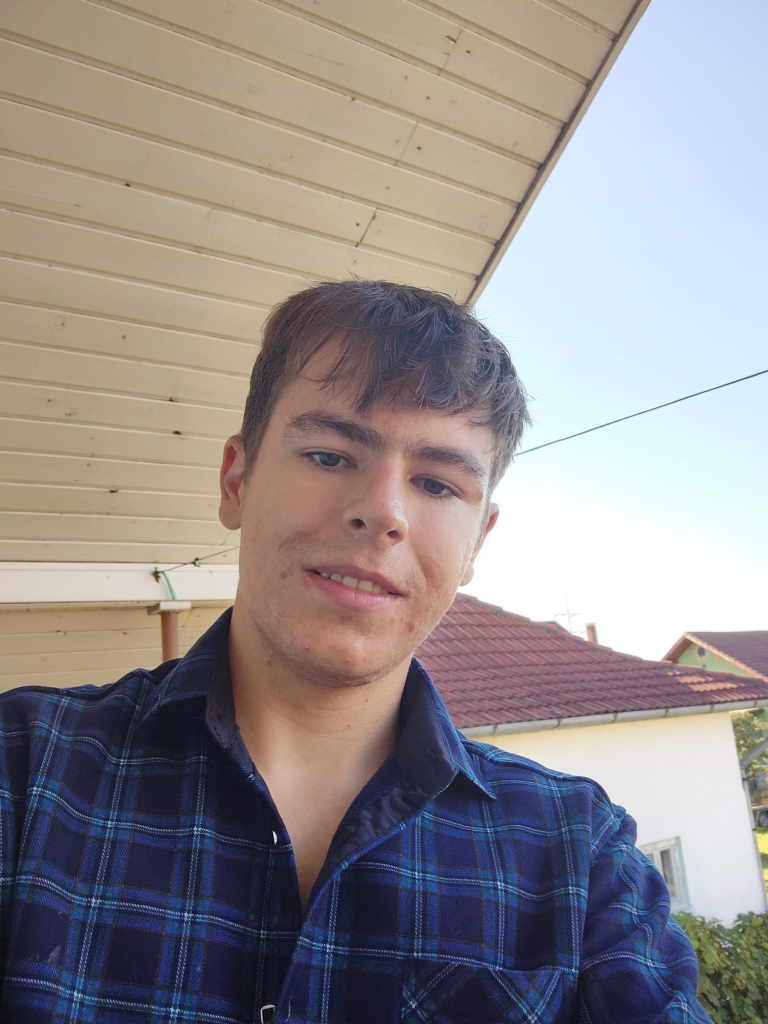
//> input picture faces/Me/face1.jpg, 1536 x 2048 px, given in place of the camera (shown at 1/2 size)
$ ./Trial   (built with g++ and OpenCV 4)
//> lines starting //> are read from the running program, lines starting //| are printed output that depends on the picture
//> further down, frame is the input picture: 2048 rows x 1536 cols, CV_8UC3; mean B, G, R 142.5, 141.5, 148.1
#include <opencv2/opencv.hpp>
#include <opencv2/objdetect.hpp>
#include <opencv2/highgui.hpp>
#include <opencv2/imgproc.hpp>
#include <opencv2/face.hpp>
#include <iostream>
#include <filesystem>
#include <opencv2/core/types_c.h>
using namespace cv;
using namespace cv::face;

Ptr<LBPHFaceRecognizer> model;
std::vector<std::string> names;

void detectAndRecognizeFace(Mat& img, CascadeClassifier cascade, CascadeClassifier nestedCascade, double scale) {
//> called with scale = 1
	//TODO: draw circle around face
	std::vector<Rect> faces;
	Mat gray, smallImg;
	double fx = 1 / scale;
	Scalar color = Scalar(255, 0, 0);
	double aspect_ratio;
	Point center;
	int radius;


	//recolor and resize the image, use histograms for future analysis
	cvtColor(img, gray, COLOR_BGR2GRAY);
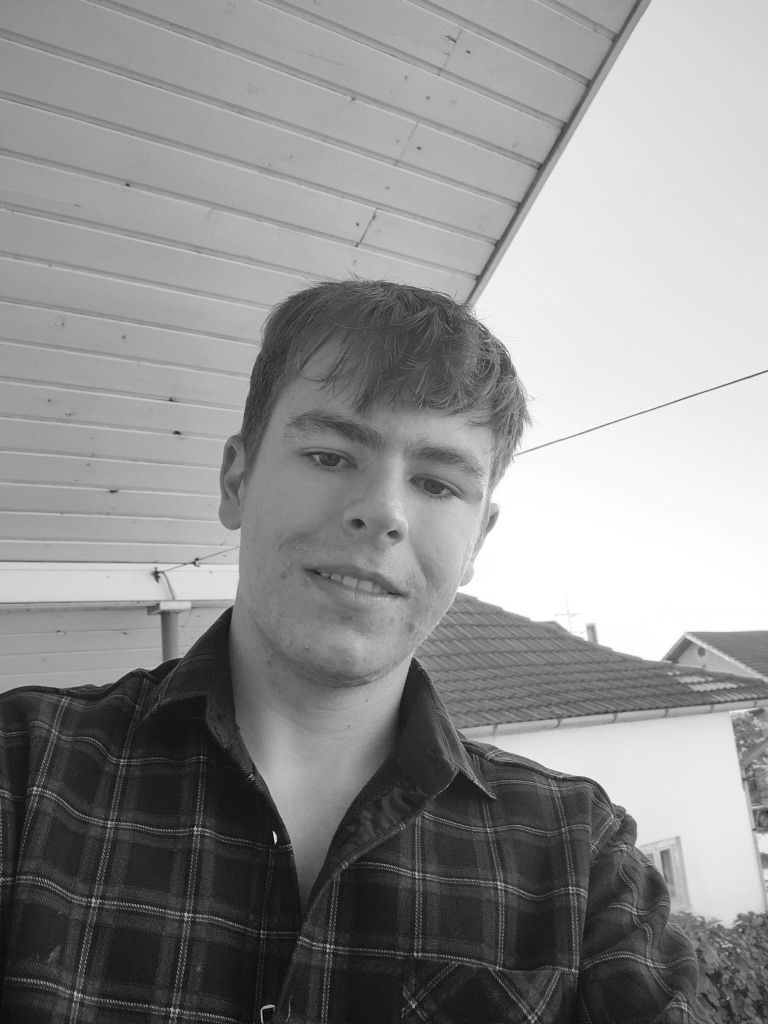
//> gray: 2048 rows x 1536 cols, CV_8UC1 (shown at 1/2 size); min 0, max 255, mean 143.6
	resize(gray, smallImg, Size(), fx, fx);
	equalizeHist(smallImg, smallImg);
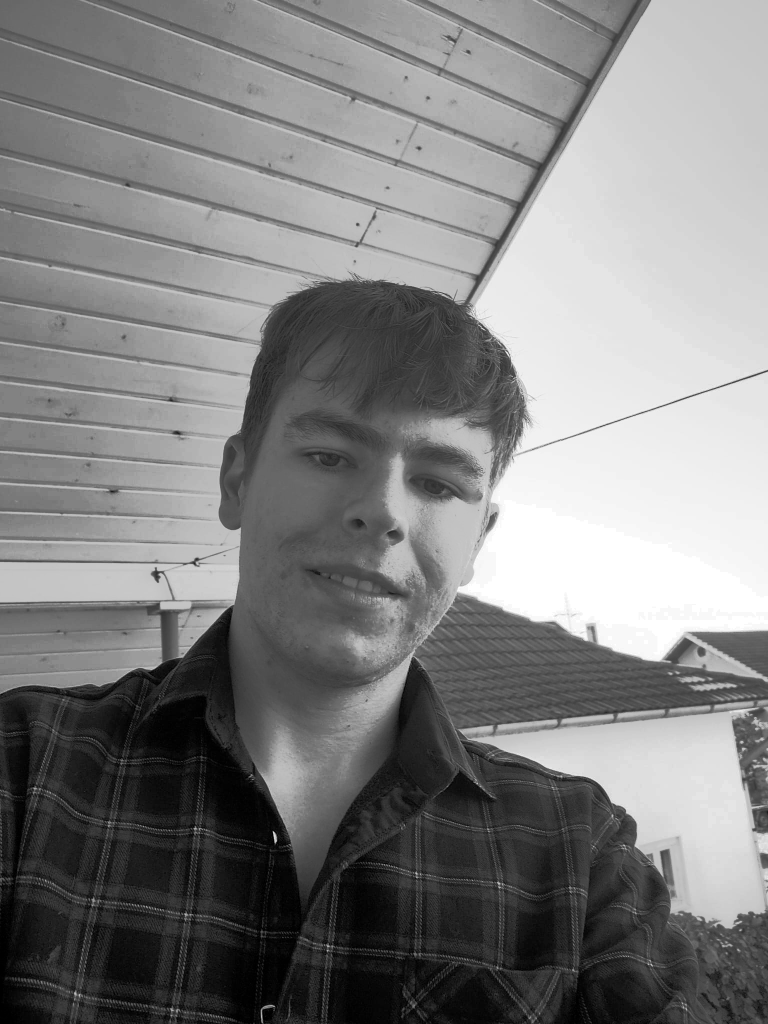
//> smallImg: 2048 rows x 1536 cols, CV_8UC1 (shown at 1/2 size); min 0, max 255, mean 128.3
	cascade.detectMultiScale(smallImg, faces, 1.1, 3, 0, Size(15, 15));
//> faces = 1 Rect (x, y, width, height): [475, 699, 611, 611]
	//Draw circles around face:
	for (size_t i = 0;i < faces.size();i++) {
		Rect r = faces[i];
		Mat smallImgROI;
		std::vector<Rect> nestedObjects;
		nestedCascade.detectMultiScale(img, nestedObjects, 1.1, 3, 0, Size(15, 15));
		//get the matrix with the face.
		Mat faceROI = smallImg(r);
		int predictLabel = -1;
		double confidence;
		String name = "Unknown";
		aspect_ratio = r.width / r.height;
//> (the run ends here: the program crashes, at `model->predict(faceROI, predictLabel, confidence);`)

$ run again, on faces/Me/face10.jpg
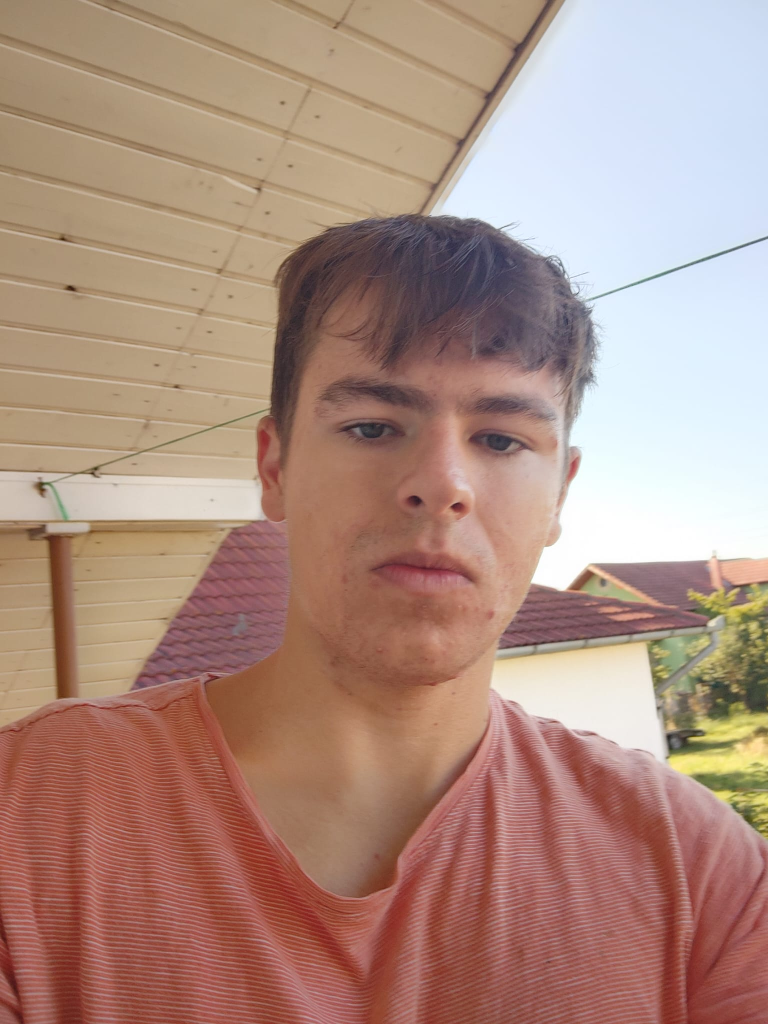
//> input picture faces/Me/face10.jpg, 1536 x 2048 px, given in place of the camera (shown at 1/2 size)
//> frame is the input picture: 2048 rows x 1536 cols, CV_8UC3; mean B, G, R 128.7, 141.6, 173.6
//> in detectAndRecognizeFace, `equalizeHist(smallImg, smallImg);`:
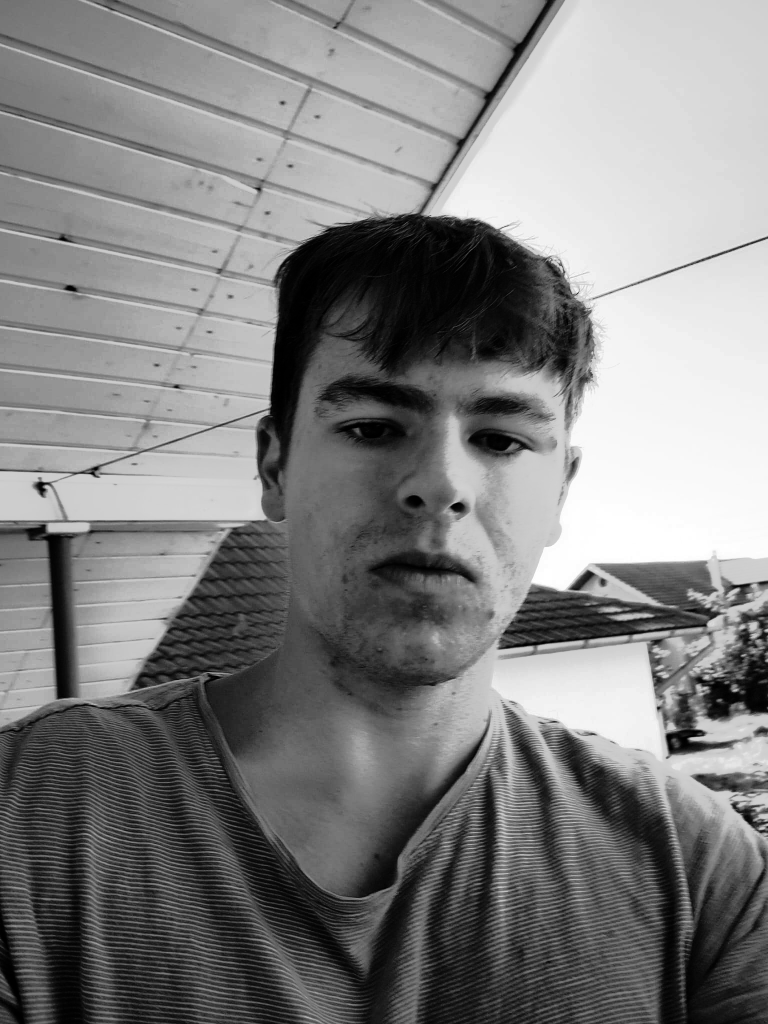
//> smallImg: 2048 rows x 1536 cols, CV_8UC1 (shown at 1/2 size); min 0, max 255, mean 128.5
//> faces = 1 Rect (x, y, width, height): [529, 599, 689, 689]

$ run again, on faces/Me/face11.jpg
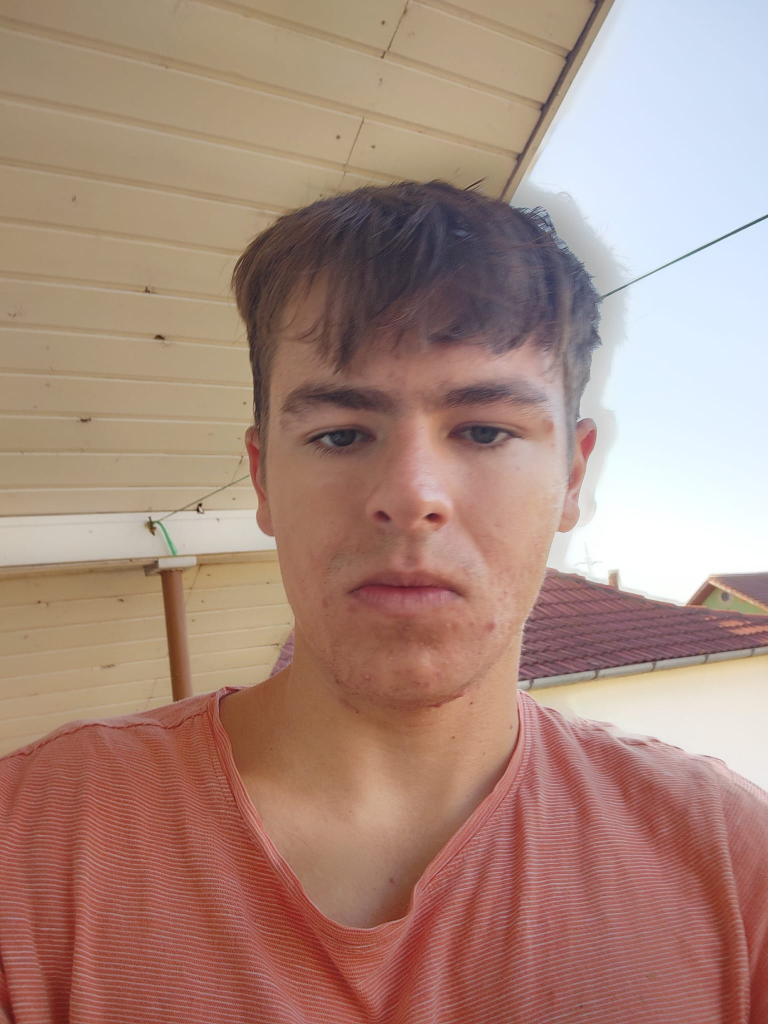
//> input picture faces/Me/face11.jpg, 1536 x 2048 px, given in place of the camera (shown at 1/2 size)
//> frame is the input picture: 2048 rows x 1536 cols, CV_8UC3; mean B, G, R 125.3, 137.7, 169.3
//> in detectAndRecognizeFace, `equalizeHist(smallImg, smallImg);`:
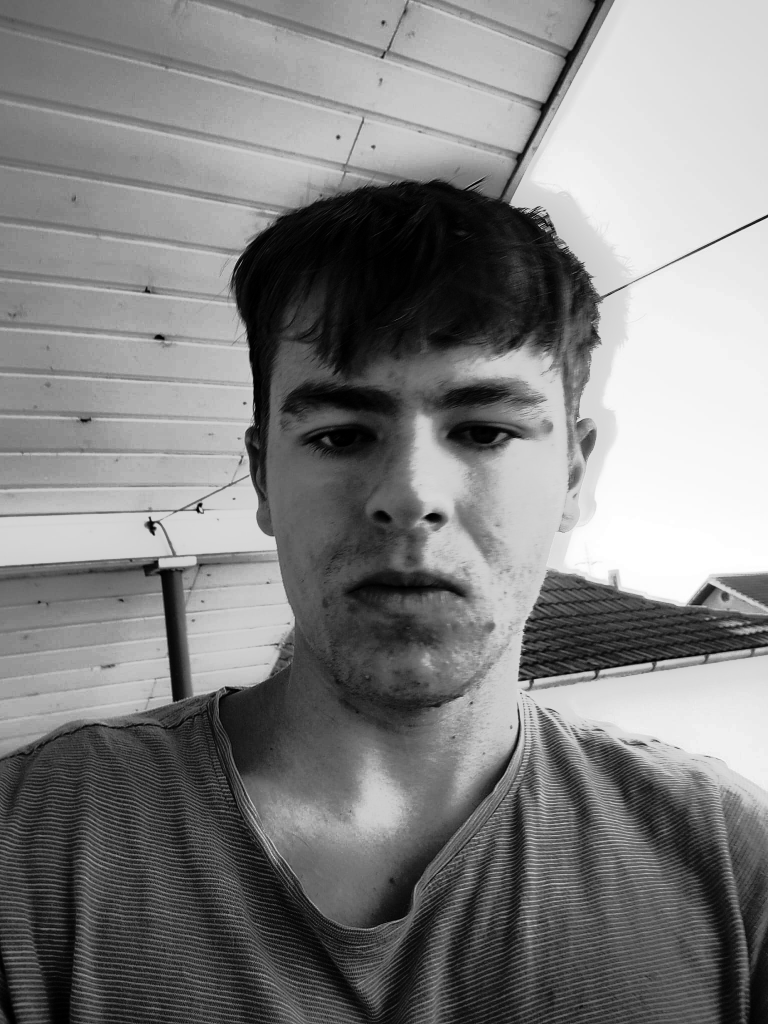
//> smallImg: 2048 rows x 1536 cols, CV_8UC1 (shown at 1/2 size); min 0, max 255, mean 128.5
//> faces = 1 Rect (x, y, width, height): [461, 571, 756, 756]

$ run again, on faces/Me/face12.jpg
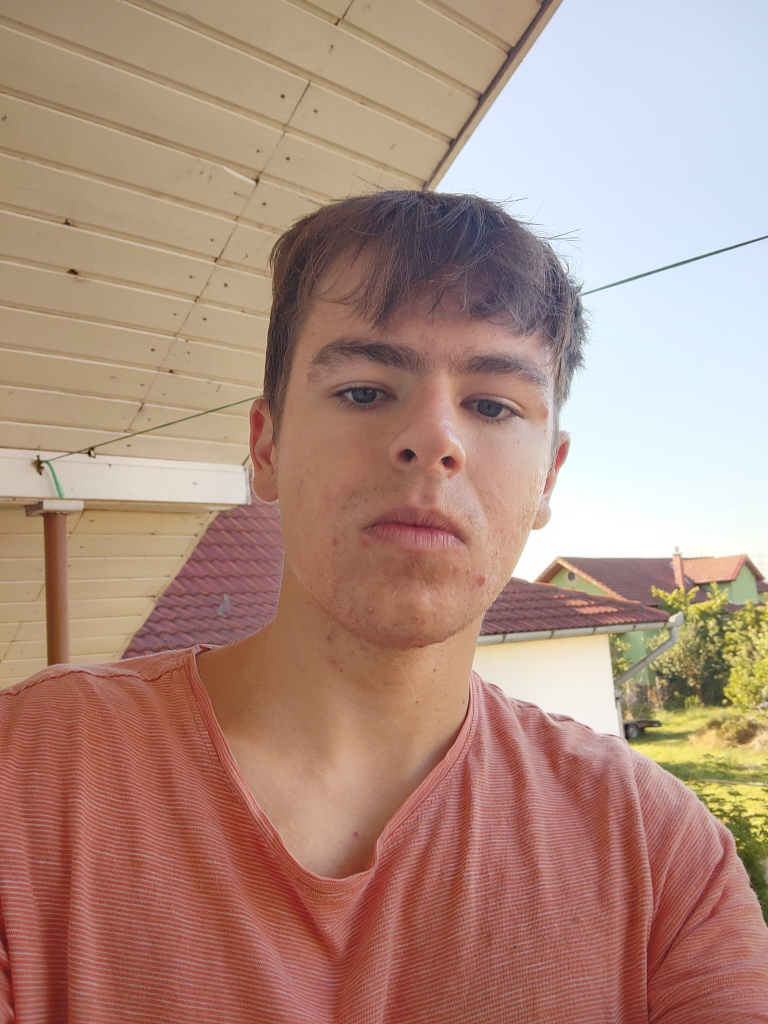
//> input picture faces/Me/face12.jpg, 1536 x 2048 px, given in place of the camera (shown at 1/2 size)
//> frame is the input picture: 2048 rows x 1536 cols, CV_8UC3; mean B, G, R 128.2, 141.9, 174.7
//> in detectAndRecognizeFace, `equalizeHist(smallImg, smallImg);`:
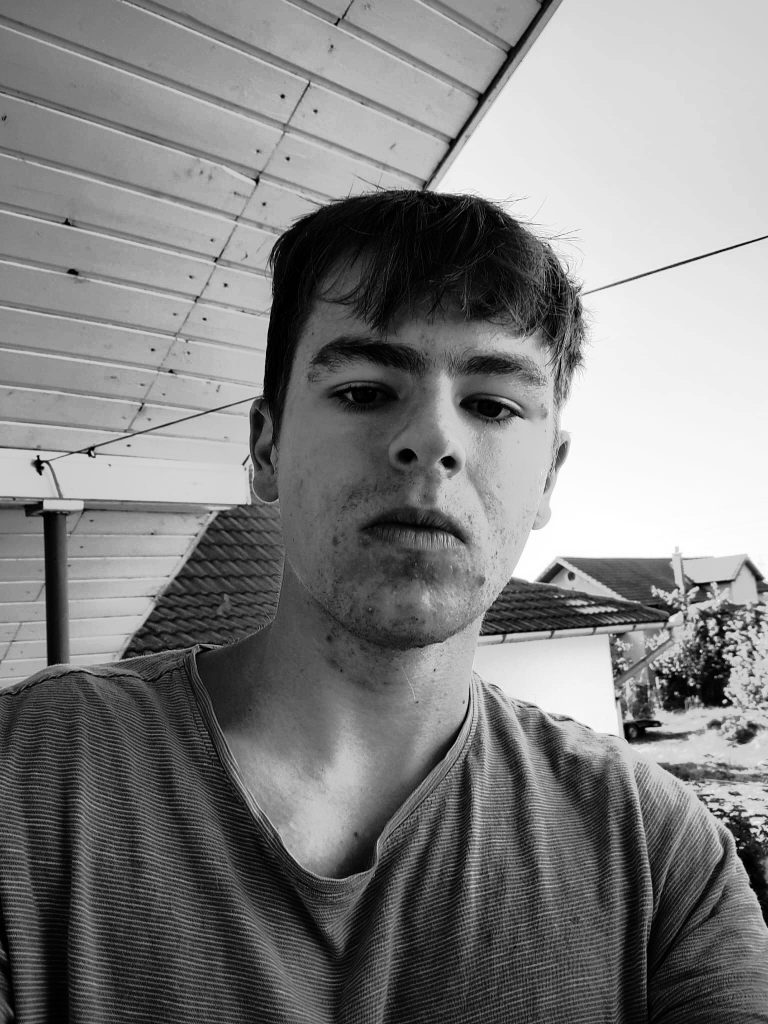
//> smallImg: 2048 rows x 1536 cols, CV_8UC1 (shown at 1/2 size); min 0, max 255, mean 128.4
//> faces = 1 Rect (x, y, width, height): [484, 500, 748, 748]
